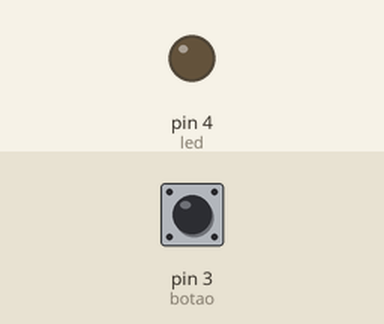
Simulated run of this sketch. Board: Arduino Uno, built with avr-gcc and run on an emulated ATmega328P. Shown: output pins drawn as LEDs (lit = HIGH). The inputs (shaded band) are chosen by the test bench; at power-on: pin 3 (botao) LOW.

Above: at 1.2 s.
1.3 s: pin 3 (botao) pulled HIGH for 0.15 s
At 2.6 s:
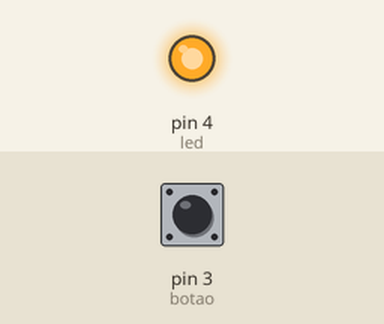
2.9 s: pin 3 (botao) pulled HIGH for 1 s
At 5.1 s:
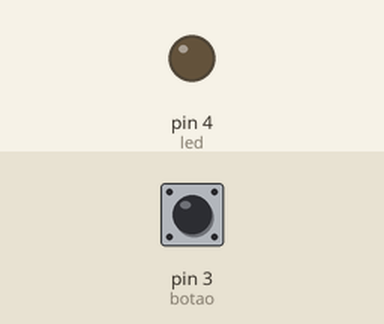
5.4 s: pin 3 (botao) pulled HIGH for 3.2 s
At 8.9 s:
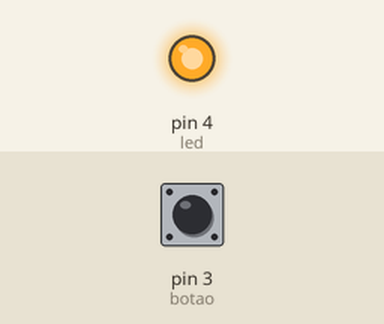
Timing chart, 0 to 10.4 s (numbered marks = the images above; inputs shaded):
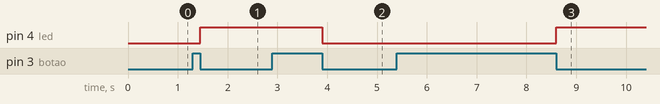

Measured:
- after the input at 1.3 s, pin 4 (led): LOW → HIGH after 0.15 s
- after the input at 2.9 s, pin 4 (led): HIGH → LOW after 1.0 s
- after the input at 5.4 s, pin 4 (led): LOW → HIGH after 3.2 s

The sketch:

aula--4.ino
```cpp
//--OBJETIVO DESTA ATIVIDADE
//   Fazer com que o LED acenda ao pressionar o botão uma vez, e ao pressioná-lo denovo apague.

#define led 4
#define botao 3
int ligou = 0;
int desligou =0;

//----------------------------------
void trocaLed(){
  if (digitalRead(led) == HIGH){
    digitalWrite(led, LOW);
  }
  else{
    digitalWrite(led, HIGH);
  }
}

void keyUp(){
  if ((ligou == 1) and (desligou == 1)){
    ligou=0;
    desligou=0;
    trocaLed();
  }
}
//----------------------------------

void setup() {
  pinMode(led, OUTPUT);
  pinMode(botao, INPUT);

}

void loop() {
  if (digitalRead(botao) == HIGH){
    ligou=1;
    desligou=0;
  }
  else{
    desligou=1;
  }
  keyUp();
}
```
